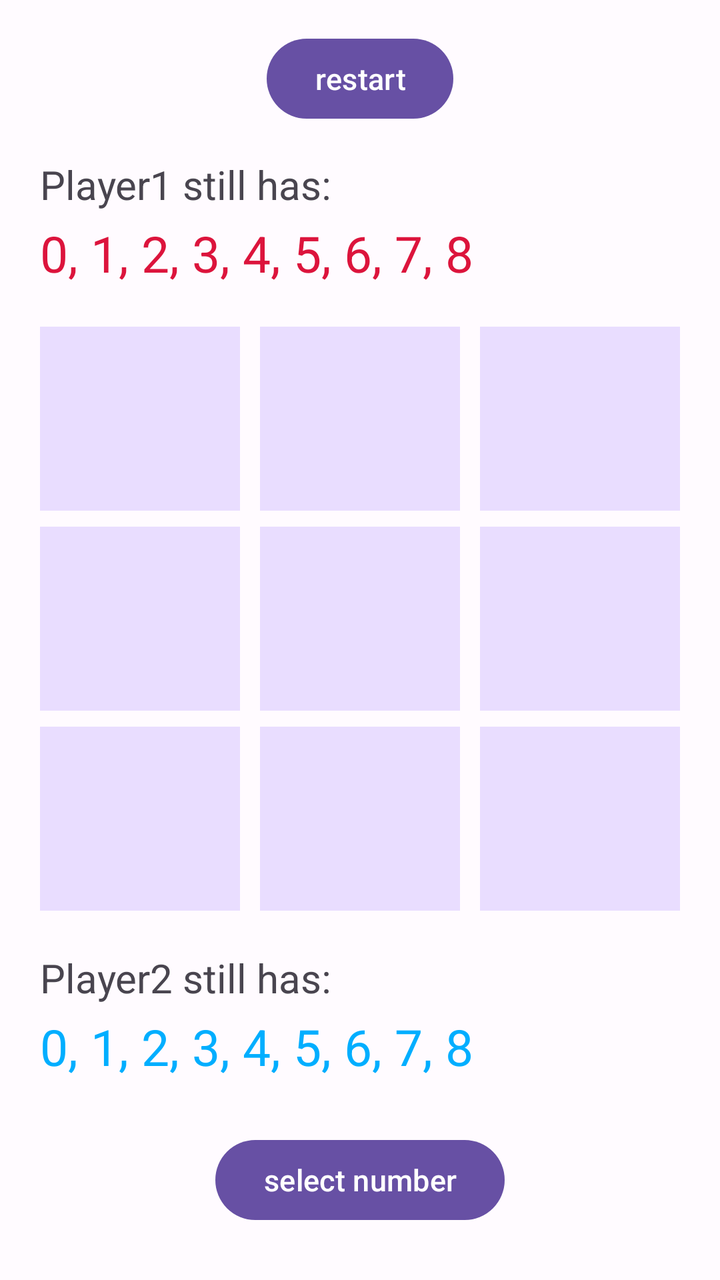
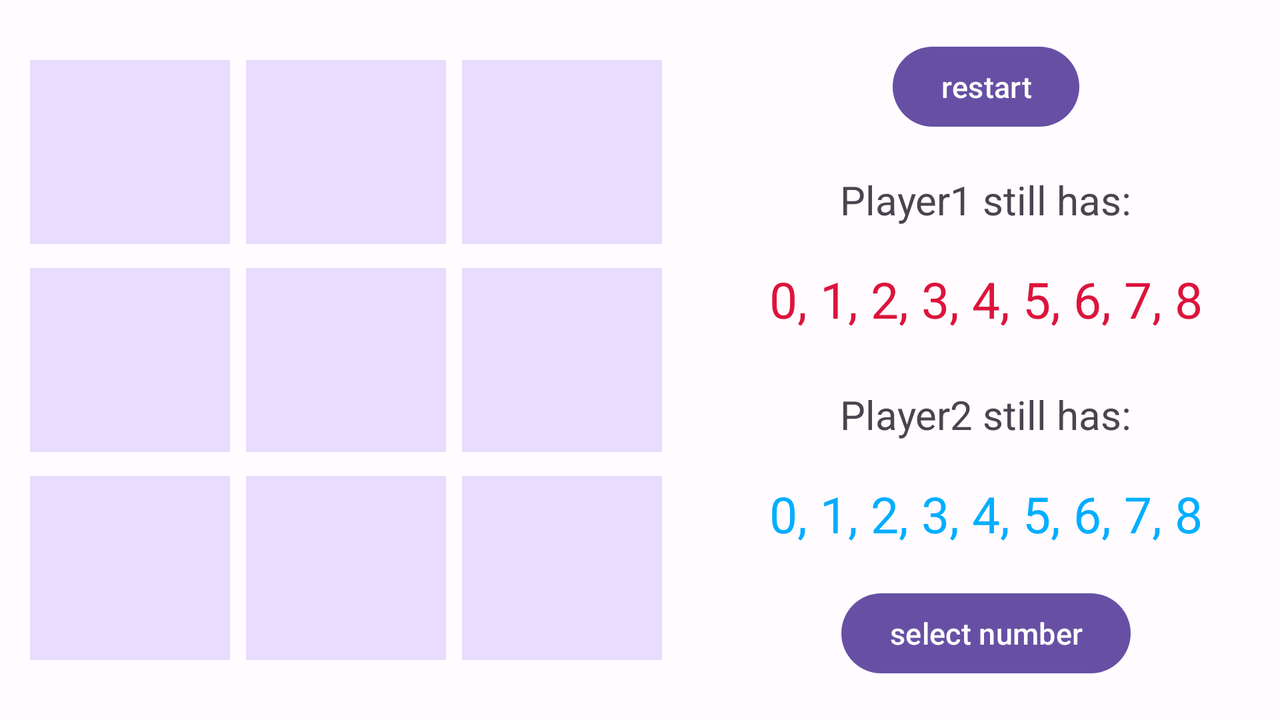

The same Android screen from two of the app's own layout files: first res/layout/ as a phone draws it, then the repository's variant for another configuration, drawn on a device whose configuration selects that folder. Both files follow.
<!-- AndroidManifest.xml: application theme Theme.NumberTicTacToe -->
<!-- res/layout/activity_pvp.xml -->
<?xml version="1.0" encoding="utf-8"?>
<androidx.constraintlayout.widget.ConstraintLayout xmlns:android="http://schemas.android.com/apk/res/android"
    xmlns:app="http://schemas.android.com/apk/res-auto"
    xmlns:tools="http://schemas.android.com/tools"
    android:layout_width="match_parent"
    android:layout_height="match_parent"
    tools:context=".PvpActivity">

    <com.google.android.material.button.MaterialButton
        android:id="@+id/button0"
        android:layout_width="100dp"
        android:layout_height="100dp"
        android:layout_marginEnd="10dp"
        android:backgroundTint="?colorPrimaryContainer"
        android:text=""
        android:textSize="30sp"
        app:cornerRadius="0dp"
        app:layout_constraintBottom_toTopOf="@+id/button1"
        app:layout_constraintEnd_toStartOf="@+id/button3" />

    <com.google.android.material.button.MaterialButton
        android:id="@+id/button1"
        android:layout_width="100dp"
        android:layout_height="100dp"
        android:layout_marginEnd="10dp"
        android:backgroundTint="?colorPrimaryContainer"
        android:text=""
        android:textSize="30sp"
        app:cornerRadius="0dp"
        app:layout_constraintBottom_toBottomOf="@+id/button4"
        app:layout_constraintEnd_toStartOf="@+id/button4"
        app:layout_constraintTop_toTopOf="@+id/button4" />

    <com.google.android.material.button.MaterialButton
        android:id="@+id/button2"
        android:layout_width="100dp"
        android:layout_height="100dp"
        android:layout_marginEnd="10dp"
        android:backgroundTint="?colorPrimaryContainer"
        android:text=""
        android:textSize="30sp"
        app:cornerRadius="0dp"
        app:layout_constraintEnd_toStartOf="@+id/button5"
        app:layout_constraintTop_toBottomOf="@+id/button1" />

    <com.google.android.material.button.MaterialButton
        android:id="@+id/button3"
        android:layout_width="100dp"
        android:layout_height="100dp"
        android:backgroundTint="?colorPrimaryContainer"
        android:text=""
        android:textSize="30sp"
        app:cornerRadius="0dp"
        app:layout_constraintBottom_toTopOf="@+id/button4"
        app:layout_constraintEnd_toEndOf="@+id/button4"
        app:layout_constraintStart_toStartOf="@+id/button4" />

    <com.google.android.material.button.MaterialButton
        android:id="@+id/button4"
        android:layout_width="100dp"
        android:layout_height="100dp"
        android:backgroundTint="?colorPrimaryContainer"
        android:text=""
        android:textSize="30sp"
        app:cornerRadius="0dp"
        app:layout_constraintBottom_toBottomOf="parent"
        app:layout_constraintEnd_toEndOf="parent"
        app:layout_constraintStart_toStartOf="parent"
        app:layout_constraintTop_toTopOf="parent"
        app:layout_constraintVertical_bias="0.48" />

    <com.google.android.material.button.MaterialButton
        android:id="@+id/button5"
        android:layout_width="100dp"
        android:layout_height="100dp"
        android:backgroundTint="?colorPrimaryContainer"
        android:text=""
        android:textSize="30sp"
        app:cornerRadius="0dp"
        app:layout_constraintEnd_toEndOf="@+id/button4"
        app:layout_constraintStart_toStartOf="@+id/button4"
        app:layout_constraintTop_toBottomOf="@+id/button4" />

    <com.google.android.material.button.MaterialButton
        android:id="@+id/button6"
        android:layout_width="100dp"
        android:layout_height="100dp"
        android:layout_marginStart="10dp"
        android:backgroundTint="?colorPrimaryContainer"
        android:text=""
        android:textSize="30sp"
        app:cornerRadius="0dp"
        app:layout_constraintBottom_toTopOf="@+id/button7"
        app:layout_constraintStart_toEndOf="@+id/button3" />

    <com.google.android.material.button.MaterialButton
        android:id="@+id/button7"
        android:layout_width="100dp"
        android:layout_height="100dp"
        android:layout_marginStart="10dp"
        android:backgroundTint="?colorPrimaryContainer"
        android:text=""
        android:textSize="30sp"
        app:cornerRadius="0dp"
        app:layout_constraintBottom_toBottomOf="@+id/button4"
        app:layout_constraintStart_toEndOf="@+id/button4"
        app:layout_constraintTop_toBottomOf="@+id/button3" />

    <com.google.android.material.button.MaterialButton
        android:id="@+id/button8"
        android:layout_width="100dp"
        android:layout_height="100dp"
        android:layout_marginStart="10dp"
        android:backgroundTint="?colorPrimaryContainer"
        android:text=""
        android:textSize="30sp"
        app:cornerRadius="0dp"
        app:layout_constraintStart_toEndOf="@+id/button5"
        app:layout_constraintTop_toBottomOf="@+id/button7" />

    <TextView
        android:id="@+id/textView1"
        android:layout_width="wrap_content"
        android:layout_height="wrap_content"
        android:layout_marginBottom="4dp"
        android:autoSizeTextType="none"
        android:text="@string/player1_still_has"
        android:textSize="20sp"
        app:layout_constraintBottom_toTopOf="@+id/textView2"
        app:layout_constraintStart_toStartOf="@+id/button0"
        tools:ignore="MissingConstraints" />

    <TextView
        android:id="@+id/textView2"
        android:layout_width="wrap_content"
        android:layout_height="wrap_content"
        android:layout_marginBottom="16dp"
        android:autoSizeTextType="none"
        android:text="0, 1, 2, 3, 4, 5, 6, 7, 8"
        android:textColor="@color/red"
        android:textSize="25sp"
        app:layout_constraintBottom_toTopOf="@+id/button0"
        app:layout_constraintStart_toStartOf="@+id/button0" />

    <TextView
        android:id="@+id/textView3"
        android:layout_width="wrap_content"
        android:layout_height="wrap_content"
        android:layout_marginTop="16dp"
        android:autoSizeTextType="none"
        android:text="@string/player2_still_has"
        android:textSize="20sp"
        app:layout_constraintStart_toStartOf="@+id/button2"
        app:layout_constraintTop_toBottomOf="@+id/button2"
        tools:ignore="MissingConstraints" />

    <TextView
        android:id="@+id/textView4"
        android:layout_width="wrap_content"
        android:layout_height="wrap_content"
        android:layout_marginTop="4dp"
        android:autoSizeTextType="none"
        android:text="0, 1, 2, 3, 4, 5, 6, 7, 8"
        android:textColor="@color/blue"
        android:textSize="25sp"
        app:layout_constraintStart_toStartOf="@+id/button2"
        app:layout_constraintTop_toBottomOf="@+id/textView3" />

    <com.google.android.material.button.MaterialButton
        android:id="@+id/button"
        android:layout_width="wrap_content"
        android:layout_height="wrap_content"
        android:autoSizeTextType="none"
        android:onClick="restart"
        android:text="@string/restart"
        android:textSize="15sp"
        app:layout_constraintBottom_toTopOf="@+id/textView1"
        app:layout_constraintEnd_toEndOf="parent"
        app:layout_constraintStart_toStartOf="parent"
        app:layout_constraintTop_toTopOf="parent" />

    <com.google.android.material.button.MaterialButton
        android:id="@+id/button10"
        android:layout_width="wrap_content"
        android:layout_height="wrap_content"
        android:autoSizeTextType="none"
        android:onClick="showSingleOptions"
        android:text="@string/select_number"
        android:textSize="15sp"
        app:layout_constraintBottom_toBottomOf="parent"
        app:layout_constraintEnd_toEndOf="parent"
        app:layout_constraintStart_toStartOf="parent"
        app:layout_constraintTop_toBottomOf="@+id/textView4" />

</androidx.constraintlayout.widget.ConstraintLayout>
<!-- resources referenced by this layout -->
<resources>
  <color name="blue">#00AEFF</color>
  <color name="red">#DC143C</color>
  <string name="player1_still_has">Player1 still has:</string>
  <string name="player2_still_has">Player2 still has:</string>
  <string name="restart">restart</string>
  <string name="select_number">select number</string>
  <color name="md_theme_light_primary">#6750A4</color>
  <color name="md_theme_light_onPrimary">#FFFFFF</color>
  <color name="md_theme_light_primaryContainer">#E9DDFF</color>
  <color name="md_theme_light_onPrimaryContainer">#22005D</color>
  <color name="md_theme_light_secondary">#625B71</color>
  <color name="md_theme_light_onSecondary">#FFFFFF</color>
  <color name="md_theme_light_secondaryContainer">#E8DEF8</color>
  <color name="md_theme_light_onSecondaryContainer">#1E192B</color>
  <color name="md_theme_light_tertiary">#7E5260</color>
  <color name="md_theme_light_onTertiary">#FFFFFF</color>
  <color name="md_theme_light_tertiaryContainer">#FFD9E3</color>
  <color name="md_theme_light_onTertiaryContainer">#31101D</color>
  <color name="md_theme_light_error">#BA1A1A</color>
  <color name="md_theme_light_errorContainer">#FFDAD6</color>
  <color name="md_theme_light_onError">#FFFFFF</color>
  <color name="md_theme_light_onErrorContainer">#410002</color>
  <color name="md_theme_light_background">#FFFBFF</color>
  <color name="md_theme_light_onBackground">#1C1B1E</color>
  <color name="md_theme_light_surface">#FFFBFF</color>
  <color name="md_theme_light_onSurface">#1C1B1E</color>
  <color name="md_theme_light_surfaceVariant">#E7E0EB</color>
  <color name="md_theme_light_onSurfaceVariant">#49454E</color>
  <color name="md_theme_light_outline">#7A757F</color>
  <color name="md_theme_light_inverseOnSurface">#F4EFF4</color>
  <color name="md_theme_light_inverseSurface">#313033</color>
  <color name="md_theme_light_inversePrimary">#CFBCFF</color>
</resources>
<!-- res/layout-land/activity_pvp.xml (the repository's variant of the layout above) -->
<!-- drawn on the phone turned sideways -->
<?xml version="1.0" encoding="utf-8"?>
<androidx.constraintlayout.widget.ConstraintLayout xmlns:android="http://schemas.android.com/apk/res/android"
    xmlns:app="http://schemas.android.com/apk/res-auto"
    xmlns:tools="http://schemas.android.com/tools"
    android:layout_width="match_parent"
    android:layout_height="match_parent"
    tools:context=".PvpActivity">

    <com.google.android.material.button.MaterialButton
        android:id="@+id/button4"
        android:layout_width="100dp"
        android:layout_height="100dp"
        android:backgroundTint="?colorPrimaryContainer"
        android:text=""
        android:textSize="30sp"
        app:cornerRadius="0dp"
        app:layout_constraintBottom_toBottomOf="parent"
        app:layout_constraintEnd_toStartOf="@+id/guideline3"
        app:layout_constraintStart_toStartOf="parent"
        app:layout_constraintTop_toTopOf="parent" />

    <com.google.android.material.button.MaterialButton
        android:id="@+id/button8"
        android:layout_width="100dp"
        android:layout_height="100dp"
        android:layout_marginStart="8dp"
        android:layout_marginTop="4dp"
        android:backgroundTint="?colorPrimaryContainer"
        android:text=""
        android:textSize="30sp"
        app:cornerRadius="0dp"
        app:layout_constraintStart_toEndOf="@+id/button5"
        app:layout_constraintTop_toBottomOf="@+id/button7" />

    <com.google.android.material.button.MaterialButton
        android:id="@+id/button1"
        android:layout_width="100dp"
        android:layout_height="100dp"
        android:layout_marginEnd="8dp"
        android:backgroundTint="?colorPrimaryContainer"
        android:text=""
        android:textSize="30sp"
        app:cornerRadius="0dp"
        app:layout_constraintBottom_toBottomOf="@+id/button4"
        app:layout_constraintEnd_toStartOf="@+id/button4"
        app:layout_constraintTop_toTopOf="@+id/button4" />

    <TextView
        android:id="@+id/textView2"
        android:layout_width="wrap_content"
        android:layout_height="wrap_content"
        android:autoSizeTextType="none"
        android:text="0, 1, 2, 3, 4, 5, 6, 7, 8"
        android:textColor="@color/red"
        android:textSize="25sp"
        app:layout_constraintBottom_toTopOf="@+id/textView3"
        app:layout_constraintEnd_toEndOf="@+id/textView1"
        app:layout_constraintHorizontal_bias="0.5"
        app:layout_constraintStart_toStartOf="@+id/textView1"
        app:layout_constraintTop_toBottomOf="@+id/textView1" />

    <com.google.android.material.button.MaterialButton
        android:id="@+id/button0"
        android:layout_width="100dp"
        android:layout_height="100dp"
        android:layout_marginEnd="8dp"
        android:layout_marginBottom="4dp"
        android:backgroundTint="?colorPrimaryContainer"
        android:text=""
        android:textSize="30sp"
        app:cornerRadius="0dp"
        app:layout_constraintBottom_toTopOf="@+id/button1"
        app:layout_constraintEnd_toStartOf="@+id/button3" />

    <com.google.android.material.button.MaterialButton
        android:id="@+id/button3"
        android:layout_width="100dp"
        android:layout_height="100dp"
        android:layout_marginBottom="4dp"
        android:backgroundTint="?colorPrimaryContainer"
        android:text=""
        android:textSize="30sp"
        app:cornerRadius="0dp"
        app:layout_constraintBottom_toTopOf="@+id/button4"
        app:layout_constraintEnd_toEndOf="@+id/button4"
        app:layout_constraintStart_toStartOf="@+id/button4" />

    <com.google.android.material.button.MaterialButton
        android:id="@+id/button7"
        android:layout_width="100dp"
        android:layout_height="100dp"
        android:layout_marginStart="8dp"
        android:backgroundTint="?colorPrimaryContainer"
        android:text=""
        android:textSize="30sp"
        app:cornerRadius="0dp"
        app:layout_constraintBottom_toBottomOf="@+id/button4"
        app:layout_constraintStart_toEndOf="@+id/button4"
        app:layout_constraintTop_toTopOf="@+id/button4" />

    <com.google.android.material.button.MaterialButton
        android:id="@+id/button2"
        android:layout_width="100dp"
        android:layout_height="100dp"
        android:layout_marginTop="4dp"
        android:layout_marginEnd="8dp"
        android:backgroundTint="?colorPrimaryContainer"
        android:text=""
        android:textSize="30sp"
        app:cornerRadius="0dp"
        app:layout_constraintEnd_toStartOf="@+id/button5"
        app:layout_constraintTop_toBottomOf="@+id/button1" />

    <com.google.android.material.button.MaterialButton
        android:id="@+id/button6"
        android:layout_width="100dp"
        android:layout_height="100dp"
        android:layout_marginStart="8dp"
        android:layout_marginBottom="4dp"
        android:backgroundTint="?colorPrimaryContainer"
        android:text=""
        android:textSize="30sp"
        app:cornerRadius="0dp"
        app:layout_constraintBottom_toTopOf="@+id/button7"
        app:layout_constraintStart_toEndOf="@+id/button3" />

    <com.google.android.material.button.MaterialButton
        android:id="@+id/button5"
        android:layout_width="100dp"
        android:layout_height="100dp"
        android:layout_marginTop="4dp"
        android:backgroundTint="?colorPrimaryContainer"
        android:text=""
        android:textSize="30sp"
        app:cornerRadius="0dp"
        app:layout_constraintEnd_toEndOf="@+id/button4"
        app:layout_constraintStart_toStartOf="@+id/button4"
        app:layout_constraintTop_toBottomOf="@+id/button4" />

    <TextView
        android:id="@+id/textView1"
        android:layout_width="wrap_content"
        android:layout_height="wrap_content"
        android:autoSizeTextType="none"
        android:text="@string/player1_still_has"
        android:textSize="20sp"
        app:layout_constraintBottom_toTopOf="@+id/textView2"
        app:layout_constraintEnd_toEndOf="@+id/button"
        app:layout_constraintHorizontal_bias="0.5"
        app:layout_constraintStart_toStartOf="@+id/button"
        app:layout_constraintTop_toBottomOf="@+id/button" />

    <TextView
        android:id="@+id/textView3"
        android:layout_width="wrap_content"
        android:layout_height="wrap_content"
        android:layout_marginTop="8dp"
        android:autoSizeTextType="none"
        android:text="@string/player2_still_has"
        android:textSize="20sp"
        app:layout_constraintBottom_toTopOf="@+id/textView4"
        app:layout_constraintEnd_toEndOf="@+id/textView2"
        app:layout_constraintHorizontal_bias="0.5"
        app:layout_constraintStart_toStartOf="@+id/textView2"
        app:layout_constraintTop_toBottomOf="@+id/textView2" />

    <TextView
        android:id="@+id/textView4"
        android:layout_width="wrap_content"
        android:layout_height="wrap_content"
        android:autoSizeTextType="none"
        android:text="0, 1, 2, 3, 4, 5, 6, 7, 8"
        android:textColor="@color/blue"
        android:textSize="25sp"
        app:layout_constraintBottom_toTopOf="@+id/button10"
        app:layout_constraintEnd_toEndOf="@+id/textView3"
        app:layout_constraintHorizontal_bias="0.5"
        app:layout_constraintStart_toStartOf="@+id/textView3"
        app:layout_constraintTop_toBottomOf="@+id/textView3" />

    <com.google.android.material.button.MaterialButton
        android:id="@+id/button"
        android:layout_width="wrap_content"
        android:layout_height="wrap_content"
        android:autoSizeTextType="none"
        android:onClick="restart"
        android:text="@string/restart"
        android:textSize="15sp"
        app:layout_constraintBottom_toTopOf="@+id/textView1"
        app:layout_constraintEnd_toEndOf="parent"
        app:layout_constraintStart_toStartOf="@+id/guideline3"
        app:layout_constraintTop_toTopOf="parent"
        app:layout_constraintVertical_chainStyle="spread" />

    <com.google.android.material.button.MaterialButton
        android:id="@+id/button10"
        android:layout_width="wrap_content"
        android:layout_height="wrap_content"
        android:autoSizeTextType="none"
        android:onClick="showSingleOptions"
        android:text="@string/select_number"
        android:textSize="15sp"
        app:layout_constraintBottom_toBottomOf="parent"
        app:layout_constraintEnd_toEndOf="@+id/textView4"
        app:layout_constraintStart_toStartOf="@+id/textView4"
        app:layout_constraintTop_toBottomOf="@+id/textView4" />

    <androidx.constraintlayout.widget.Guideline
        android:id="@+id/guideline3"
        android:layout_width="wrap_content"
        android:layout_height="wrap_content"
        android:orientation="vertical"
        app:layout_constraintGuide_percent="0.54" />

</androidx.constraintlayout.widget.ConstraintLayout>
